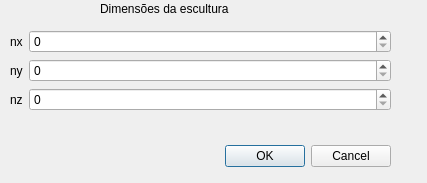
<?xml version="1.0" encoding="UTF-8"?>
<ui version="4.0">
 <class>DialogCreateSculpt</class>
 <widget class="QDialog" name="DialogCreateSculpt">
  <property name="geometry">
   <rect>
    <x>0</x>
    <y>0</y>
    <width>427</width>
    <height>183</height>
   </rect>
  </property>
  <property name="windowTitle">
   <string>Dialog</string>
  </property>
  <widget class="QDialogButtonBox" name="buttonBox">
   <property name="geometry">
    <rect>
     <x>20</x>
     <y>140</y>
     <width>371</width>
     <height>32</height>
    </rect>
   </property>
   <property name="orientation">
    <enum>Qt::Horizontal</enum>
   </property>
   <property name="standardButtons">
    <set>QDialogButtonBox::Cancel|QDialogButtonBox::Ok</set>
   </property>
  </widget>
  <widget class="QWidget" name="formLayoutWidget">
   <property name="geometry">
    <rect>
     <x>10</x>
     <y>30</y>
     <width>381</width>
     <height>111</height>
    </rect>
   </property>
   <layout class="QFormLayout" name="formLayout">
    <item row="0" column="0">
     <widget class="QLabel" name="nxLabel">
      <property name="text">
       <string>nx</string>
      </property>
     </widget>
    </item>
    <item row="0" column="1">
     <widget class="QSpinBox" name="nxSpinBox"/>
    </item>
    <item row="1" column="0">
     <widget class="QLabel" name="nyLabel">
      <property name="text">
       <string>ny</string>
      </property>
     </widget>
    </item>
    <item row="1" column="1">
     <widget class="QSpinBox" name="nySpinBox"/>
    </item>
    <item row="2" column="0">
     <widget class="QLabel" name="nzLabel">
      <property name="text">
       <string>nz</string>
      </property>
     </widget>
    </item>
    <item row="2" column="1">
     <widget class="QSpinBox" name="nzSpinBox"/>
    </item>
   </layout>
  </widget>
  <widget class="QLabel" name="label">
   <property name="geometry">
    <rect>
     <x>100</x>
     <y>0</y>
     <width>261</width>
     <height>17</height>
    </rect>
   </property>
   <property name="text">
    <string>Dimensões da escultura</string>
   </property>
  </widget>
 </widget>
 <resources/>
 <connections>
  <connection>
   <sender>buttonBox</sender>
   <signal>accepted()</signal>
   <receiver>DialogCreateSculpt</receiver>
   <slot>accept()</slot>
   <hints>
    <hint type="sourcelabel">
     <x>248</x>
     <y>254</y>
    </hint>
    <hint type="destinationlabel">
     <x>157</x>
     <y>274</y>
    </hint>
   </hints>
  </connection>
  <connection>
   <sender>buttonBox</sender>
   <signal>rejected()</signal>
   <receiver>DialogCreateSculpt</receiver>
   <slot>reject()</slot>
   <hints>
    <hint type="sourcelabel">
     <x>316</x>
     <y>260</y>
    </hint>
    <hint type="destinationlabel">
     <x>286</x>
     <y>274</y>
    </hint>
   </hints>
  </connection>
 </connections>
</ui>
